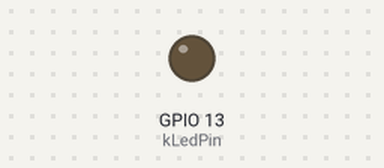
A sketch run on a simulated ESP32. Parts: output pins drawn as LEDs (lit = HIGH). WiFi joins after 1.5 s; servers stay silent unless stated; what the sketch prints to the serial monitor is not drawn.

Above: at 0.1 s.
At 2.6 s:
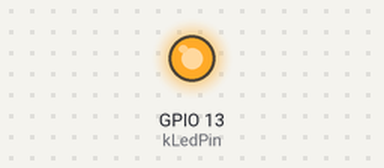
Timing chart, 0 to 4.1 s (numbered marks = the images above):
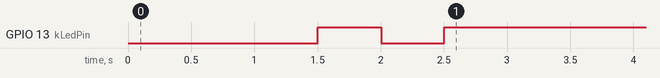

The sketch:

GardenMoistureWiFiOnly.ino
```cpp
#include <Arduino.h>
#include <WiFi.h>

const char* kSsid = "Why Fie?_2EXT";
const char* kPassword = "peguinssuck";
const uint8_t kLedPin = 13;

void blink(int count, int delayMs) {
  for (int i = 0; i < count; ++i) {
    digitalWrite(kLedPin, HIGH);
    delay(delayMs);
    digitalWrite(kLedPin, LOW);
    delay(delayMs);
  }
}

void connectWiFi() {
  WiFi.mode(WIFI_STA);
  WiFi.disconnect(true, true);
  delay(500);

  Serial.print("Connecting to ");
  Serial.println(kSsid);
  WiFi.begin(kSsid, kPassword);

  unsigned long startMs = millis();
  while (WiFi.status() != WL_CONNECTED && millis() - startMs < 20000) {
    Serial.print('.');
    digitalWrite(kLedPin, !digitalRead(kLedPin));
    delay(500);
  }
  Serial.println();

  if (WiFi.status() == WL_CONNECTED) {
    digitalWrite(kLedPin, HIGH);
    Serial.println("WiFi connected");
    Serial.print("IP: ");
    Serial.println(WiFi.localIP());
    Serial.print("RSSI: ");
    Serial.println(WiFi.RSSI());
  } else {
    digitalWrite(kLedPin, LOW);
    Serial.println("WiFi connect failed");
    Serial.print("Status: ");
    Serial.println((int)WiFi.status());
  }
}

void setup() {
  pinMode(kLedPin, OUTPUT);
  digitalWrite(kLedPin, LOW);

  Serial.begin(115200);
  delay(1000);
  Serial.println();
  Serial.println("GardenMoisture WiFi-only test");
  connectWiFi();
}

void loop() {
  static unsigned long lastStatusMs = 0;
  if (millis() - lastStatusMs >= 5000) {
    lastStatusMs = millis();
    if (WiFi.status() == WL_CONNECTED) {
      Serial.print("Still connected, IP: ");
      Serial.println(WiFi.localIP());
    } else {
      Serial.println("Disconnected, retrying...");
      connectWiFi();
    }
  }
}
```
